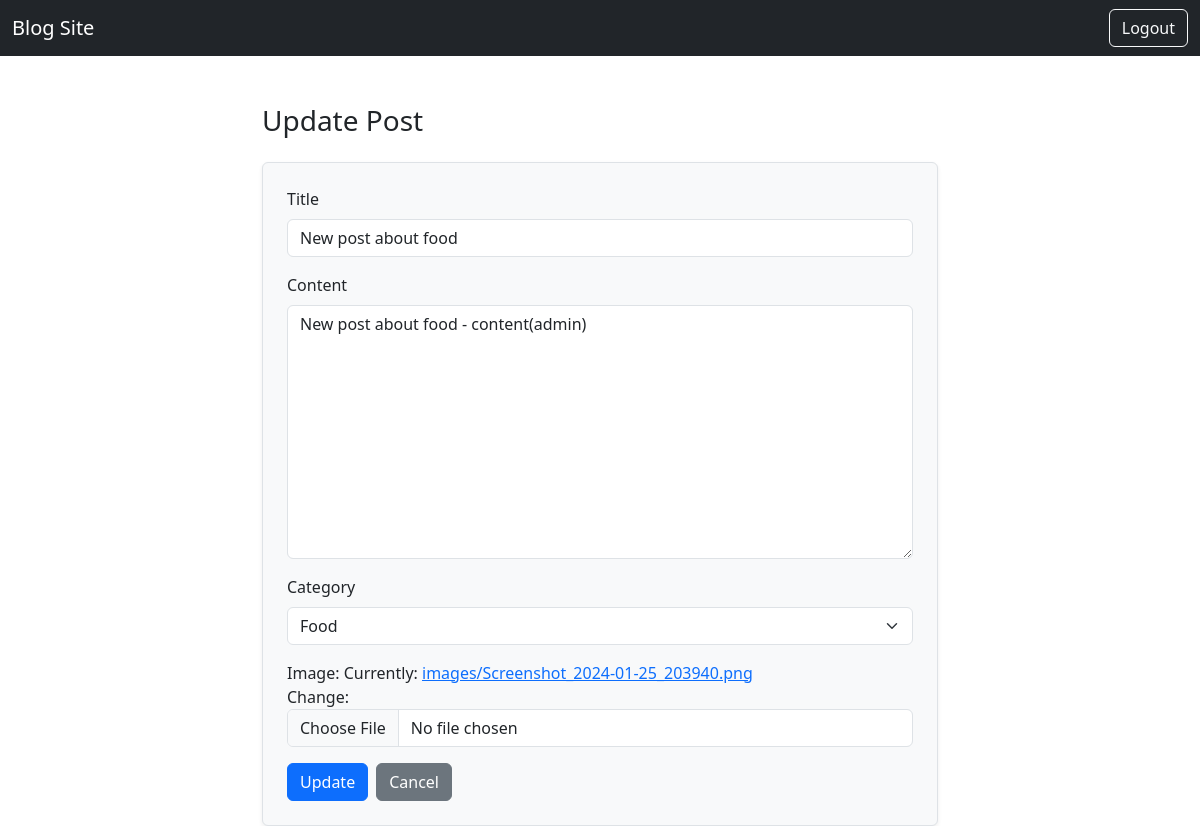
The page /blog/update-post/3/ (signed in) on the database its author committed.
### apps/blog/models.py (models this page shows, shortened)
class Post(models.Model):
    title = models.CharField("Title", max_length=256)
    slug = models.SlugField("Slug", unique=True)
    content = models.TextField('Content')
    category = models.ForeignKey(
        Category, on_delete=models.CASCADE, verbose_name="Category")
    image = models.ImageField("Image", upload_to="images/", )
    author = models.ForeignKey(CustomUser, on_delete=models.CASCADE)
    class Meta:
        verbose_name = "Post"
        verbose_name_plural = "Posts"

### apps/blog/views.py (the view, shortened to what this page needs)
# urls.py: path("update-post/<int:pk>/", PostUpdateView.as_view(), name='update_post'),
class PostUpdateView(LoginRequiredMixin, UserPassesTestMixin, UpdateView):
    model = Post
    template_name = "blog/post_update.html"
    fields = ["title", 'content', 'category', 'image']
    login_url = reverse_lazy("users:login")
    def test_func(self):
        post = self.get_object()
        return self.request.user == post.author

### apps/blog/models.py (called while the page is built)
    def __str__(self):
        return self.title

### templates/blog/post_update.html (shortened to what this page needs)
{% extends 'base.html' %}
{% load widget_tweaks %}
{% block content %}
<div class="container mt-5" style="max-width: 700px;">
    <h3 class="mb-4">Update Post</h3>
    <form method="POST" enctype="multipart/form-data" class="p-4 border rounded shadow-sm bg-light">
        <div class="mb-3">
            <label class="form-label" for="{{ form.title.id_for_label }}">Title</label>
            {{ form.title|add_class:"form-control" }}
        </div>
        <div class="mb-3">
            <label class="form-label" for="{{ form.content.id_for_label }}">Content</label>
            {{ form.content|add_class:"form-control" }}
        </div>
        <div class="mb-3">
            <label class="form-label" for="{{ form.category.id_for_label }}">Category</label>
            {{ form.category|add_class:"form-select" }}
        </div>
        <div class="mb-3">
            {{ form.image.label_tag }}
            {{ form.image|add_class:"form-control" }}
        </div>
        <div class="d-flex gap-2">
            <button type="submit" class="btn btn-primary">Update</button>
            <a href="{% url 'blog:detail_post' object.slug %}" class="btn btn-secondary">Cancel</a>
        </div>
    </form>
</div>
{% endblock %}

### rows shown on the page
Post: title "New post about food", content "New post about food - content(admin)", category "Food"
